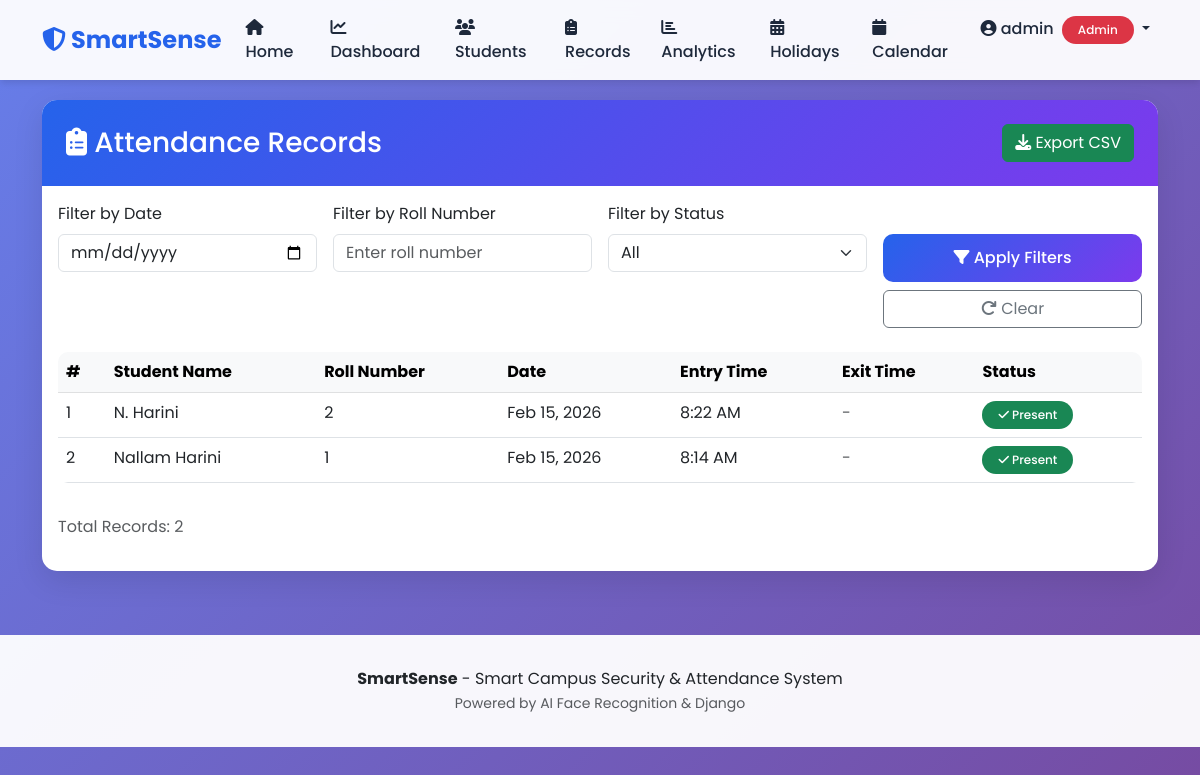
The page /attendance/records/ (signed in) on the database as committed earlier.
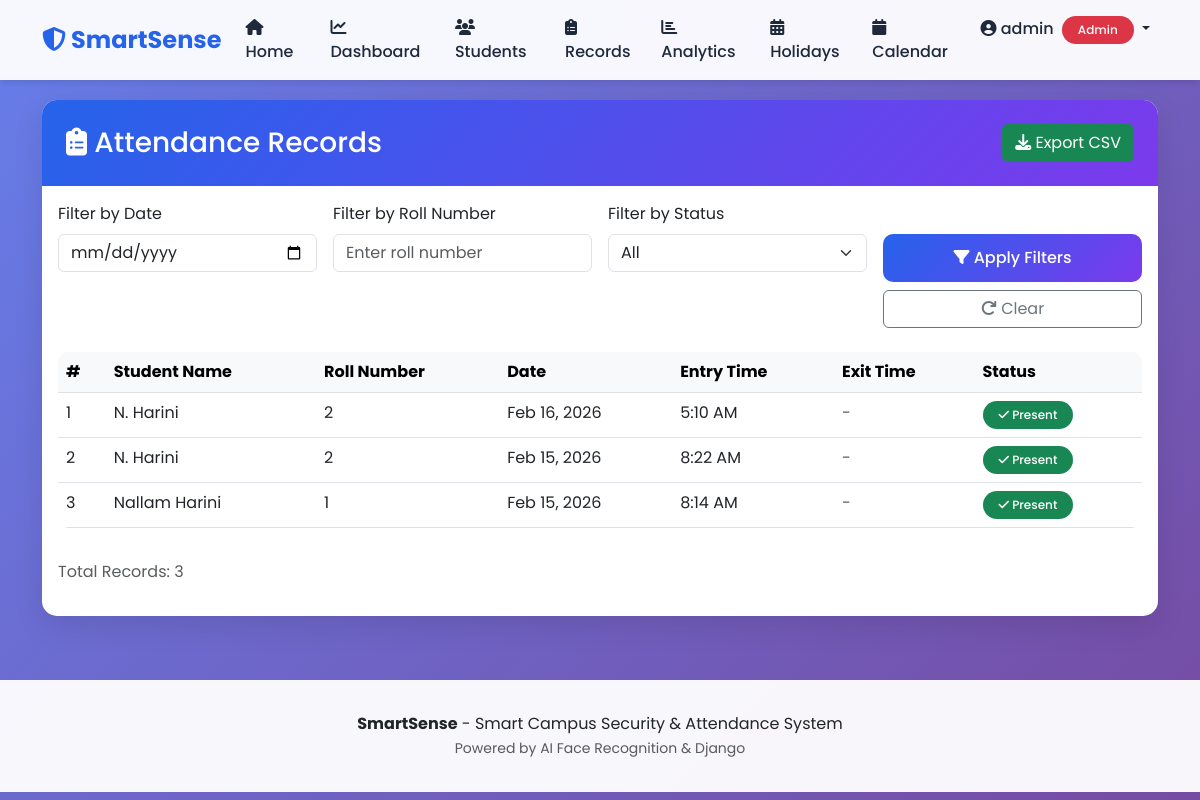
The same page on the database as committed later.
### attendance/models.py (models this page shows, shortened)
class Attendance(models.Model):
    STATUS_CHOICES = [
        ('ENTRY', 'Entry'),
        ('EXIT', 'Exit'),
    ]
    student = models.ForeignKey(Student, on_delete=models.CASCADE, related_name='attendances')
    date = models.DateField(auto_now_add=True)
    entry_time = models.TimeField(null=True, blank=True)
    exit_time = models.TimeField(null=True, blank=True)
    is_late = models.BooleanField(default=False)
    is_early_exit = models.BooleanField(default=False)
    status = models.CharField(max_length=10, choices=STATUS_CHOICES, default='ENTRY')
    created_at = models.DateTimeField(auto_now_add=True)
    class Meta:
        ordering = ['-date', '-entry_time']
        unique_together = ['student', 'date']

### accounts/models.py (models this page shows, shortened)
class Student(models.Model):
    name = models.CharField(max_length=100)
    roll_number = models.CharField(max_length=20, unique=True)
    email = models.EmailField()
    department = models.CharField(max_length=100, default='Computer Science')
    phone = models.CharField(max_length=15, blank=True, null=True)
    face_encoding = models.BinaryField(blank=True, null=True)
    photo = models.ImageField(upload_to='student_photos/', blank=True, null=True)
    is_active = models.BooleanField(default=True)
    created_at = models.DateTimeField(auto_now_add=True)
    updated_at = models.DateTimeField(auto_now=True)
    class Meta:
        ordering = ['roll_number']

### attendance/views.py (the view)
# urls.py: path('records/', views.attendance_records, name='attendance_records'),
@admin_required
def attendance_records(request):
    records = Attendance.objects.select_related('student').all()
    date_filter = request.GET.get('date')
    student_filter = request.GET.get('student')
    status_filter = request.GET.get('status')
    if date_filter:
        records = records.filter(date=date_filter)
    if student_filter:
        records = records.filter(student__roll_number__icontains=student_filter)
    if status_filter:
        if status_filter == 'late':
            records = records.filter(is_late=True)
        elif status_filter == 'early_exit':
            records = records.filter(is_early_exit=True)
    students = Student.objects.filter(is_active=True)
    context = {
        'records': records,
        'students': students,
        'date_filter': date_filter or '',
        'student_filter': student_filter or '',
        'status_filter': status_filter or '',
    }
    return render(request, 'attendance/records.html', context)

### templates/attendance/records.html (shortened to what the changed rows need)
{% extends 'base.html' %}
{% block content %}
<div class="row">
    <div class="col-12">
        <div class="card">
            <div class="card-body">
                {% if records %}
                    <div class="table-responsive">
                        <table class="table table-hover">
                            <thead class="table-light">
                                <tr>
                                    <th>#</th>
                                    <th>Student Name</th>
                                    <th>Roll Number</th>
                                    <th>Date</th>
                                    <th>Entry Time</th>
                                    <th>Exit Time</th>
                                    <th>Status</th>
                                </tr>
                            </thead>
                            <tbody>
                                {% for record in records %}
                                <tr>
                                    <td>{{ forloop.counter }}</td>
                                    <td>{{ record.student.name }}</td>
                                    <td>{{ record.student.roll_number }}</td>
                                    <td>{{ record.date|date:"M d, Y" }}</td>
                                    <td>
                                        {% if record.entry_time %}
                                            {{ record.entry_time|time:"g:i A" }}
                                        {% else %}
                                            <span class="text-muted">-</span>
                                        {% endif %}
                                    </td>
                                    <td>
                                        {% if record.exit_time %}
                                            {{ record.exit_time|time:"g:i A" }}
                                        {% else %}
                                            <span class="text-muted">-</span>
                                        {% endif %}
                                    </td>
                                    <td>
                                        {% if record.is_late %}
                                            <span class="badge bg-warning text-dark">
                                                <i class="fas fa-clock"></i> Late
                                            </span>
                                        {% elif record.entry_time %}
                                            <span class="badge bg-success">
                                                <i class="fas fa-check"></i> Present
                                            </span>
                                        {% endif %}
                                    </td>
                                </tr>
                                {% endfor %}
                            </tbody>
                        </table>
                    </div>
                    <div class="mt-3">
                        <p class="text-muted">Total Records: {{ records|length }}</p>
                    </div>
                {% else %}
                    <div class="text-center text-muted py-5">
                        <i class="fas fa-inbox fa-4x mb-3"></i>
                        <h4>No Records Found</h4>
                        <p>No attendance records match your filter criteria.</p>
                    </div>
                {% endif %}
            </div>
        </div>
    </div>
</div>
{% endblock %}

Rows that differ between the two databases and show on the page:
added Attendance: student.name "N. Harini", student.roll_number "2", date "Feb 16, 2026", entry_time "5:10 AM", is_late False (drawn)
Other text that changed with them:
{{ records|length }}: "2" → "3"
